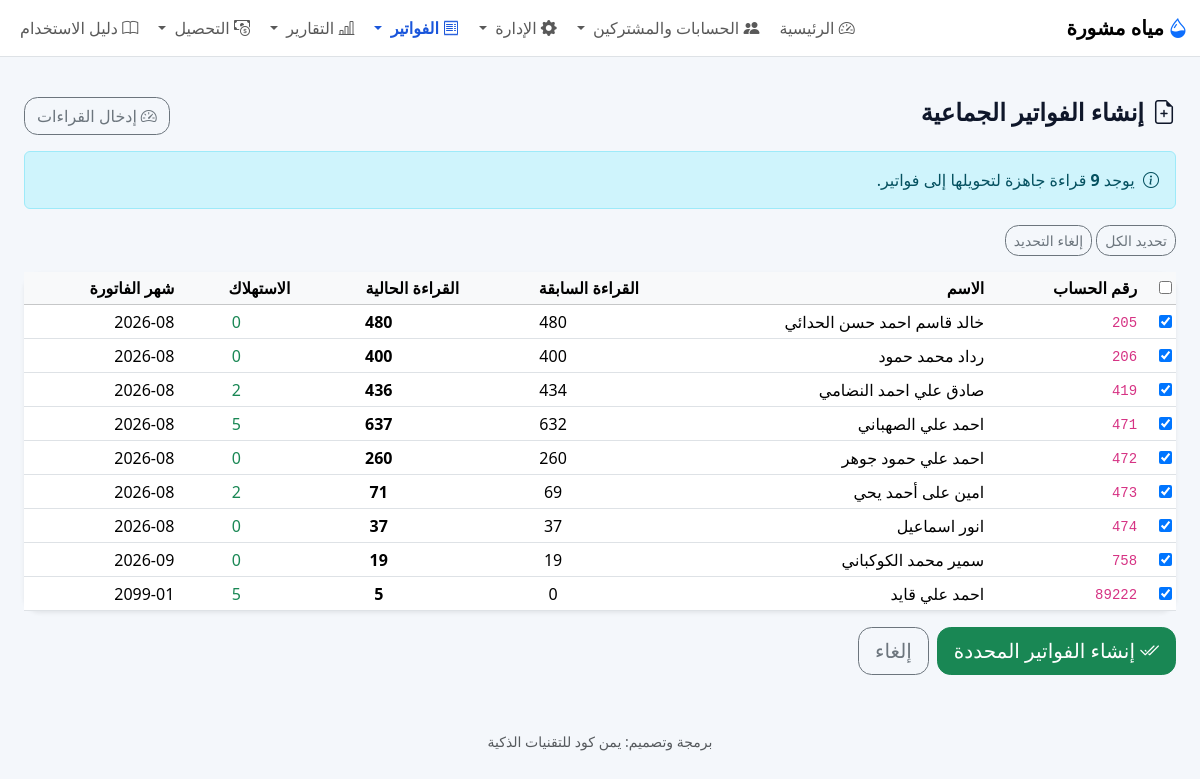
The page /invoices/bulk-create (signed in) on the database its author committed.
### models.py (models this page shows)
class Base(DeclarativeBase):
    pass

class Settings(Base):
    __tablename__ = "settings"
    key: Mapped[str] = mapped_column(String, primary_key=True)
    value: Mapped[Optional[str]] = mapped_column(String, nullable=True)

class BulkReading(Base):
    __tablename__ = "bulk_readings"
    __table_args__ = (
        CheckConstraint("COALESCE(previous_reading, 0) >= 0", name="ck_bulk_reading_previous_nonnegative"),
        CheckConstraint("current_reading >= 0", name="ck_bulk_reading_current_nonnegative"),
    )
    id: Mapped[int] = mapped_column(Integer, primary_key=True)
    subscriber_id: Mapped[int] = mapped_column(ForeignKey("subscribers.id"), nullable=False)
    previous_reading: Mapped[Optional[float]] = mapped_column(Float, nullable=True, default=0.0)
    current_reading: Mapped[float] = mapped_column(Float, nullable=False)
    reading_date: Mapped[Optional[str]] = mapped_column(String, nullable=True)
    month_label: Mapped[Optional[str]] = mapped_column(String, nullable=True)
    invoiced: Mapped[Optional[int]] = mapped_column(Integer, nullable=True, default=0)
    created_by: Mapped[Optional[int]] = mapped_column(Integer, nullable=True)
    created_at: Mapped[Optional[str]] = mapped_column(String, nullable=True)
    updated_at: Mapped[Optional[str]] = mapped_column(String, nullable=True)

class Subscriber(Base):
    __tablename__ = "subscribers"
    id: Mapped[int] = mapped_column(Integer, primary_key=True)
    account_number: Mapped[str] = mapped_column(String, unique=True, nullable=False)
    name: Mapped[str] = mapped_column(String, nullable=False)
    meter_number: Mapped[Optional[str]] = mapped_column(String, nullable=True)
    phone: Mapped[Optional[str]] = mapped_column(String, nullable=True)
    village: Mapped[Optional[str]] = mapped_column(String, nullable=True)
    address: Mapped[Optional[str]] = mapped_column(String, nullable=True)
    default_unit_price: Mapped[Optional[str]] = mapped_column(String, nullable=True)
    default_subscription_fee: Mapped[Optional[str]] = mapped_column(String, nullable=True)
    last_reading: Mapped[Optional[float]] = mapped_column(Float, nullable=True)
    last_due_amount: Mapped[Optional[float]] = mapped_column(Float, nullable=True)
    last_paid_amount: Mapped[Optional[float]] = mapped_column(Float, nullable=True)
    active: Mapped[int] = mapped_column(Integer, nullable=False, default=1)
    notes: Mapped[Optional[str]] = mapped_column(Text, nullable=True)
    created_at: Mapped[Optional[str]] = mapped_column(String, nullable=True)
    updated_at: Mapped[Optional[str]] = mapped_column(String, nullable=True)
    invoices: Mapped[list["Invoice"]] = relationship(back_populates="subscriber")

### app.py (the view, shortened to what this page needs)
    @app.route("/invoices/bulk-create", methods=["GET", "POST"])
    @login_required
    @role_required(["admin", "staff"])
    def invoices_bulk_create():
        db = get_db()
        tbl = db.execute(
            "SELECT name FROM sqlite_master WHERE type='table' AND name='bulk_readings'"
        ).fetchone()
        if not tbl:
            flash("لا توجد قراءات محفوظة. أدخل القراءات أولاً.", "warning")
            return redirect(url_for("invoices_bulk_readings"))
        pending = db.execute(
            """
            SELECT br.*, s.name subscriber_name, s.account_number,
                   s.default_unit_price, s.default_subscription_fee
            FROM bulk_readings br
            JOIN subscribers s ON s.id = br.subscriber_id
            WHERE br.invoiced=0 OR br.invoiced IS NULL
            ORDER BY s.account_number
            """
        ).fetchall()
        return render_template("invoices_bulk_create.html", pending=pending)

### app.py (called while the page is built)
def login_required(f):
    @wraps(f)
    def decorated_function(*args, **kwargs):
        if session.get("user_id") is None:
            flash("يرجى تسجيل الدخول أولاً.", "warning")
            return redirect(url_for("login"))
        return f(*args, **kwargs)
    return decorated_function

def role_required(allowed_roles):
    def decorator(f):
        @wraps(f)
        def wrapper(*args, **kwargs):
            if not session.get("user_id"):
                return redirect(url_for("login"))
            user_role = g.user["role"] if g.user else None
            if not user_role or user_role.lower() not in [r.lower() for r in allowed_roles]:
                flash("ليس لديك الصلاحية للوصول إلى هذه الصفحة أو تنفيذ هذه العملية.", "danger")
                return redirect(url_for("index"))
            return f(*args, **kwargs)
        return wrapper
    return decorator

### database.py (called while the page is built, shortened)
def get_db():
    if "db" not in g:
        INSTANCE_DIR.mkdir(exist_ok=True)
        g.db = SQLAlchemyDBProxy(SessionLocal())
        try:
            g.db.execute("PRAGMA foreign_keys = ON")
        except Exception:
            pass
    return g.db

@contextmanager
def orm_session_scope():
    session = SessionLocal()
    try:
        yield session
        session.commit()
    except Exception:
        session.rollback()
        raise
    finally:
        session.close()

def get_setting(key, default=""):
    with orm_session_scope() as session:
        row = session.get(Settings, key)
        return row.value if row and row.value is not None else default

    def __getitem__(self, key):
        if isinstance(key, int):
            return self._values[key]
        return self._mapping[key]

    def __iter__(self):
        return iter(self._values)

    def __len__(self):
        return len(self._values)

    def __getattr__(self, name):
        try:
            return self._mapping[name]
        except KeyError as exc:
            raise AttributeError(name) from exc

    def fetchone(self):
        if self._index >= len(self._rows):
            return None
        row = self._rows[self._index]
        self._index += 1
        return row

    def fetchall(self):
        if self._index >= len(self._rows):
            return []
        rows = self._rows[self._index:]
        self._index = len(self._rows)
        return rows

    def _connection(self):
        return self.session.connection()

### templates/invoices_bulk_create.html (shortened to what this page needs)
{% extends "base.html" %}
{% block content %}
<div class="container-fluid py-3">
  <div class="d-flex justify-content-between align-items-center mb-3">
    <h4 class="fw-bold"><i class="bi bi-file-earmark-plus me-2"></i>إنشاء الفواتير الجماعية</h4>
    <a href="{{ url_for('invoices_bulk_readings') }}" class="btn btn-outline-secondary">
      <i class="bi bi-speedometer2 me-1"></i>إدخال القراءات
    </a>
  </div>
  {% if pending %}
  <div class="alert alert-info">
    <i class="bi bi-info-circle me-1"></i>
    يوجد <strong>{{ pending|length }}</strong> قراءة جاهزة لتحويلها إلى فواتير.
  </div>
  <form method="post" id="bulkCreateForm">
    <div class="mb-3">
      <button type="button" class="btn btn-sm btn-outline-secondary" id="selectAll">تحديد الكل</button>
      <button type="button" class="btn btn-sm btn-outline-secondary" id="deselectAll">إلغاء التحديد</button>
    </div>
    <div class="card shadow-sm">
      <div class="table-responsive">
        <table class="table table-hover table-sm align-middle mb-0">
          <thead class="table-light">
            <tr>
              <th><input type="checkbox" id="masterCheck"></th>
              <th>رقم الحساب</th>
              <th>الاسم</th>
              <th>القراءة السابقة</th>
              <th>القراءة الحالية</th>
              <th>الاستهلاك</th>
              <th>شهر الفاتورة</th>
            </tr>
          </thead>
          <tbody>
            {% for r in pending %}
            <tr>
              <td><input type="checkbox" name="reading_id" value="{{ r.id }}" class="row-check" checked></td>
              <td><code>{{ r.account_number }}</code></td>
              <td>{{ r.subscriber_name }}</td>
              <td class="text-center">{{ r.previous_reading | int }}</td>
              <td class="text-center fw-bold">{{ r.current_reading | int }}</td>
              <td class="text-center text-success">{{ (r.current_reading - r.previous_reading) | int }}</td>
              <td>{{ r.month_label }}</td>
            </tr>
            {% endfor %}
          </tbody>
        </table>
      </div>
    </div>
    <div class="mt-3 d-flex gap-2">
      <button type="submit" class="btn btn-success btn-lg">
        <i class="bi bi-check2-all me-1"></i>إنشاء الفواتير المحددة
      </button>
      <a href="{{ url_for('invoices') }}" class="btn btn-outline-secondary btn-lg">إلغاء</a>
    </div>
  </form>
  {% else %}
  <div class="alert alert-warning">
    <i class="bi bi-exclamation-triangle me-1"></i>
    لا توجد قراءات محفوظة جاهزة. <a href="{{ url_for('invoices_bulk_readings') }}">أدخل القراءات أولاً</a>.
  </div>
  {% endif %}
</div>
{% endblock %}

### templates/base.html (shortened to what this page needs)
<!doctype html>
<html lang="ar" dir="rtl" class="notranslate" translate="no" data-theme="{{ setting('ui_theme', 'light') }}">
<head>
  <link href="https://cdn.jsdelivr.net/npm/bootstrap@5.3.3/dist/css/bootstrap.rtl.min.css" rel="stylesheet">
  <link href="https://cdn.jsdelivr.net/npm/bootstrap-icons@1.11.3/font/bootstrap-icons.min.css" rel="stylesheet">
  <link rel="stylesheet" href="{{ url_for('static', filename='css/style.css') }}">
</head>
<body>
  <nav class="navbar navbar-expand-lg bg-white border-bottom sticky-top">
    <div class="container-fluid">
      <a class="navbar-brand" href="{{ url_for('index') }}">
        <i class="bi bi-droplet-half text-primary me-1"></i>{{ setting('project_name', app_name) }}
      </a>
      <div class="collapse navbar-collapse" id="nav">
        <ul class="navbar-nav ms-auto gap-1">
          {% if current_user %}
          <li class="nav-item"><a class="nav-link {% if request.endpoint=='index' %}active{% endif %}" href="{{ url_for('index') }}"><i class="bi bi-speedometer2"></i> الرئيسية</a></li>
          <li class="nav-item dropdown">
              <a class="nav-link dropdown-toggle "
                href="#"
                data-bs-toggle="dropdown">
                  <i class="bi bi-people-fill"></i> الحسابات والمشتركين
              </a>
          </li>
        {% if current_user %}
<li class="nav-item dropdown">
    <a class="nav-link dropdown-toggle {% if request.endpoint in ['employee_portal','staff_monitor','import_data','settings'] %}active{% endif %}"
       href="#"
       data-bs-toggle="dropdown">
        <i class="bi bi-gear-fill"></i> الإدارة
    </a>
</li>
{% endif %}
         <li class="nav-item dropdown">
            <a class="nav-link dropdown-toggle {% if request.endpoint in ['invoices', 'invoice_new', 'invoice_detail', 'invoice_edit', 'invoice_print', 'invoices_print_by_date', 'invoices_bulk_readings', 'invoices_bulk_create'] %}active{% endif %}" href="#" data-bs-toggle="dropdown">
              <i class="bi bi-receipt"></i> الفواتير
            </a>
          </li>
          <li class="nav-item dropdown">
          <a class="nav-link dropdown-toggle " href="#" data-bs-toggle="dropdown">
          <i class="bi bi-bar-chart-line"></i> التقارير
          </a>
          </li>
            <li class="nav-item dropdown">
            <a class="nav-link dropdown-toggle {% if request.endpoint in ['arrears_report','collector_daily_report','collection_trip'] %}active{% endif %}"
               href="#" data-bs-toggle="dropdown">
              <i class="bi bi-cash-coin"></i> التحصيل
            </a>
          </li>
          <li class="nav-item">
            <a class="nav-link {% if request.endpoint=='user_manual' %}active{% endif %}"
               href="{{ url_for('user_manual') }}">
              <i class="bi bi-book"></i> دليل الاستخدام
            </a>
          </li>
         {% endif %}
        </ul>
      </div>
    </div>
  </nav>
  <main class="container-fluid py-3 py-lg-4">
    {% block content %}{% endblock %}
  </main>
  <footer class="container-fluid py-3 text-center small text-muted">
    برمجة وتصميم: يمن كود للتقنيات الذكية
  </footer>
</body>
</html>

### static/css/style.css (style rules this page uses)
body { background: #f6f8fb; font-family: system-ui, -apple-system, "Segoe UI", Tahoma, Arial, sans-serif; }
.card { border: 0; border-radius: 1rem; box-shadow: 0 0.35rem 1rem rgba(0,0,0,.05); }
.table thead th { white-space: nowrap; }
.form-control, .form-select, .btn { border-radius: .85rem; }

### templates/base.html (style rules this page uses)
:root { --app-bg: #f4f7fb; --app-surface: #ffffff; --app-surface-2: #f8fafc; --app-text: #0f172a; --app-muted: #64748b; --app-border: #dbe4f0; --app-primary: #1a56db; --app-primary-contrast: #ffffff; }
.navbar-brand { font-weight: 800; }
.nav-link.active { font-weight: 700; color: var(--app-primary) !important; }
body { background: var(--app-bg); color: var(--app-text); }
.card, .dropdown-menu, .modal-content { background-color: var(--app-surface); color: var(--app-text); border-color: var(--app-border); }

### rows shown on the page
Settings: value "مياه مشورة"
BulkReading: account_number "205", subscriber_name "خالد قاسم احمد حسن الحدائي", previous_reading "480", current_reading "480", (r.current_reading-r.previous_reading)|int "0", month_label "2026-08"
BulkReading: account_number "206", subscriber_name "رداد محمد حمود", previous_reading "400", current_reading "400", (r.current_reading-r.previous_reading)|int "0", month_label "2026-08"
BulkReading: account_number "419", subscriber_name "صادق علي احمد النضامي", previous_reading "434", current_reading "436", (r.current_reading-r.previous_reading)|int "2", month_label "2026-08"
BulkReading: account_number "471", subscriber_name "احمد علي الصهباني", previous_reading "632", current_reading "637", (r.current_reading-r.previous_reading)|int "5", month_label "2026-08"
BulkReading: account_number "472", subscriber_name "احمد علي حمود جوهر", previous_reading "260", current_reading "260", (r.current_reading-r.previous_reading)|int "0", month_label "2026-08"
BulkReading: account_number "473", subscriber_name "امين على أحمد يحي", previous_reading "69", current_reading "71", (r.current_reading-r.previous_reading)|int "2", month_label "2026-08"
BulkReading: account_number "474", subscriber_name "انور اسماعيل", previous_reading "37", current_reading "37", (r.current_reading-r.previous_reading)|int "0", month_label "2026-08"
BulkReading: account_number "758", subscriber_name "سمير محمد الكوكباني", previous_reading "19", current_reading "19", (r.current_reading-r.previous_reading)|int "0", month_label "2026-09"
BulkReading: account_number "89222", subscriber_name "احمد علي قايد", previous_reading "0", current_reading "5", (r.current_reading-r.previous_reading)|int "5", month_label "2099-01"

### other values the page prints
{{ pending|length }} "9"
